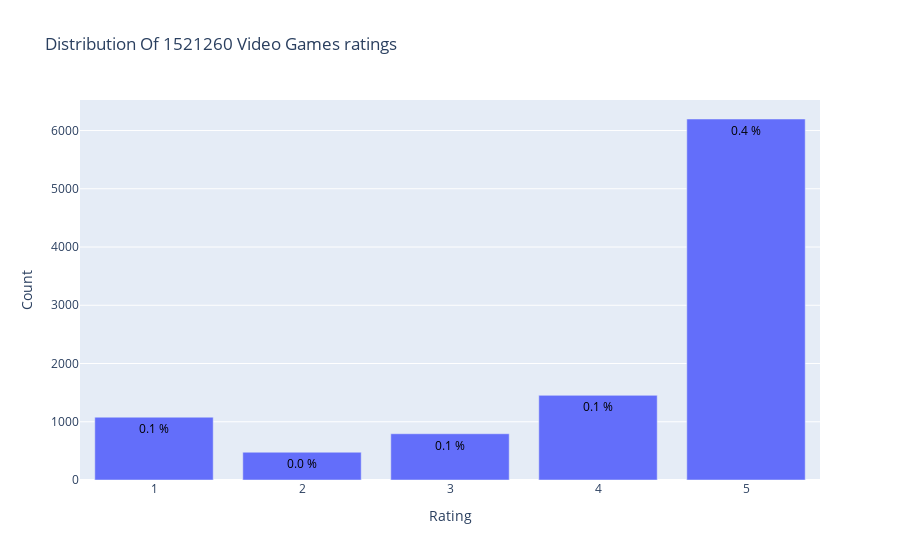

Here is the notebook cell this chart was saved with:
### Code cell
import plotly
from plotly.offline import init_notebook_mode, plot, iplot
import plotly.graph_objs as go
init_notebook_mode(connected=True)

# Count the number of times each rating appears in the dataset
data = df['rating'].value_counts().sort_index(ascending=False)

# Create the histogram
trace = go.Bar(x = data.index,
               text = ['{:.1f} %'.format(val) for val in (data.values / df.shape[0] * 100)],
               textposition = 'auto',
               textfont = dict(color = '#000000'),
               y = data.values,
               )
# Create layout
layout = dict(title = 'Distribution Of {} Video Games ratings'.format(df.shape[0]),
              xaxis = dict(title = 'Rating'),
              yaxis = dict(title = 'Count'))
# Create plot
fig = go.Figure(data=[trace], layout=layout)
iplot(fig)

### Figure 1 — Plotly figure (JSON) as saved in the notebook; plotly's stock layout.template omitted (floating-point values rounded to 4 significant figures)
{"data": [{"text": ["0.4 %", "0.1 %", "0.1 %", "0.0 %", "0.1 %"], "textfont": {"color": "#000000"}, "textposition": "auto", "type": "bar", "x": [5, 4, 3, 2, 1], "y": [6198, 1453, 794, 477, 1078]}], "layout": {"autosize": true, "title": {"text": "Distribution Of 1521260 Video Games ratings"}, "xaxis": {"autorange": true, "range": [0.5, 5.5], "title": {"text": "Rating"}, "type": "linear"}, "yaxis": {"autorange": true, "range": [0, 6524.0], "title": {"text": "Count"}, "type": "linear"}}}
